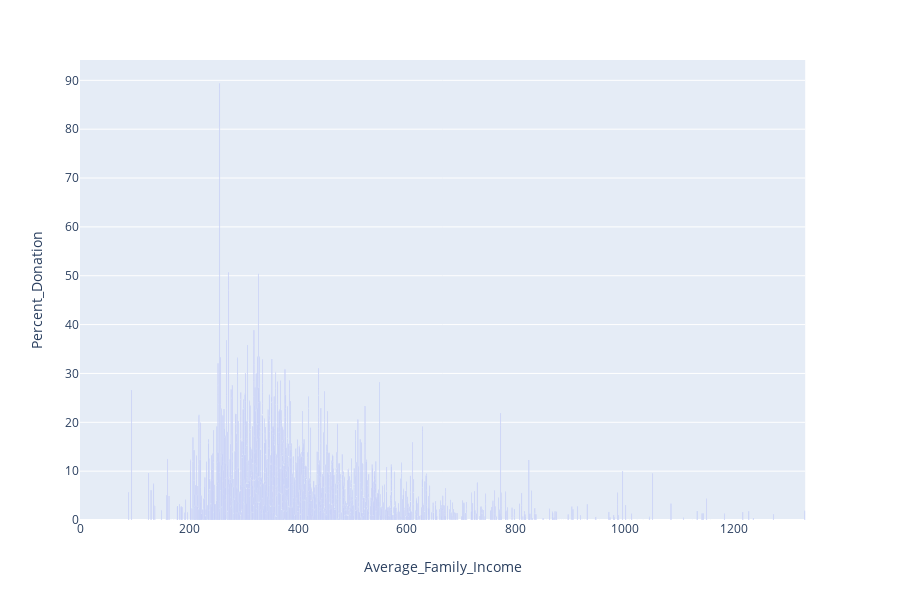

The notebook cell this image was saved under:
### Markdown cell above
The bar chart shows that the highest percentage of donations were between 200 and 600.

### Code cell
px.bar(df,x='Average_Family_Income',y='Percent_Donation')

### Figure 1 — Plotly figure (JSON) as saved in the notebook; plotly's stock layout.template omitted (floating-point values rounded to 4 significant figures; data arrays with more than 128 entries replaced by an {"elided": "..."} marker saying what was removed)
{"data": [{"alignmentgroup": "True", "hoverlabel": {"namelength": 0}, "hovertemplate": "Average_Family_Income=%{x}<br>Percent_Donation=%{y}", "legendgroup": "", "marker": {"color": "#636efa"}, "name": "", "offsetgroup": "", "orientation": "v", "showlegend": false, "textposition": "auto", "type": "bar", "x": {"elided": "3120 int values"}, "xaxis": "x", "y": {"elided": "3120 float values"}, "yaxis": "y"}], "layout": {"barmode": "relative", "height": 600, "legend": {"tracegroupgap": 0}, "margin": {"t": 60}, "xaxis": {"anchor": "y", "domain": [0, 0.98], "title": {"text": "Average_Family_Income"}}, "yaxis": {"anchor": "x", "domain": [0, 1], "title": {"text": "Percent_Donation"}}}}
